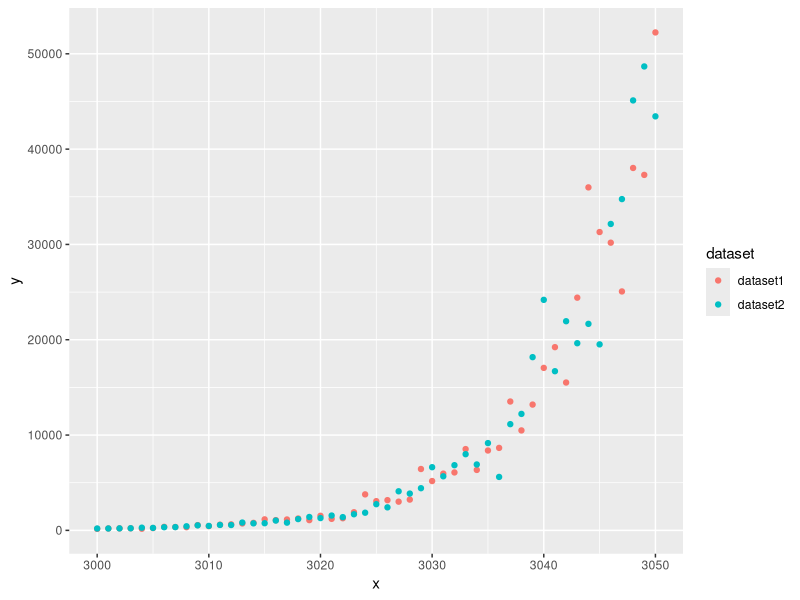
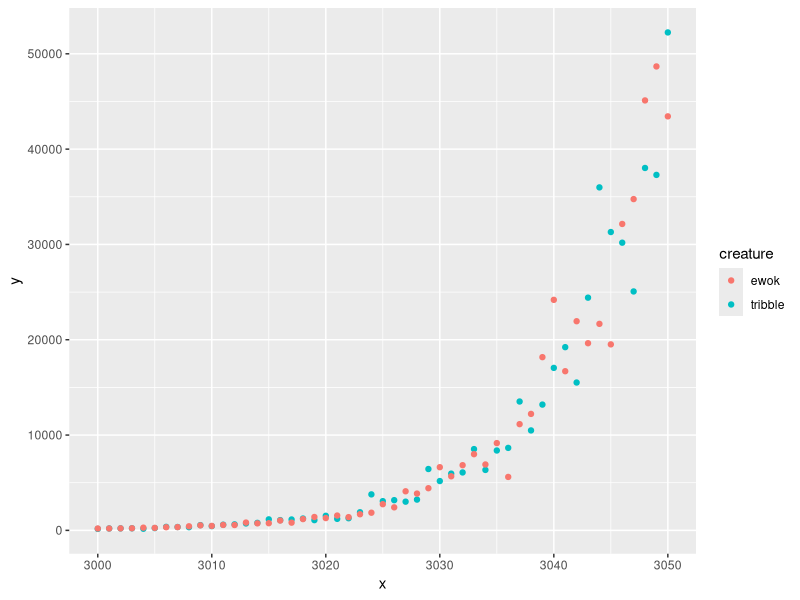
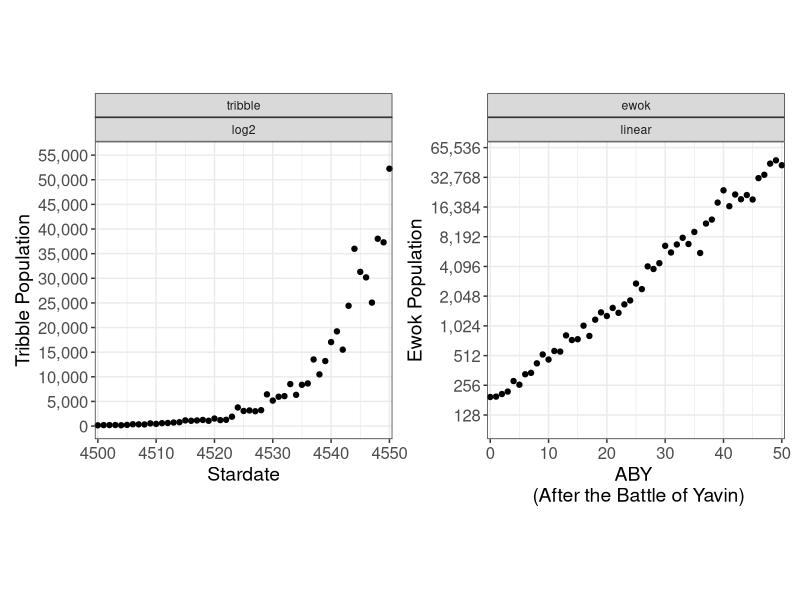
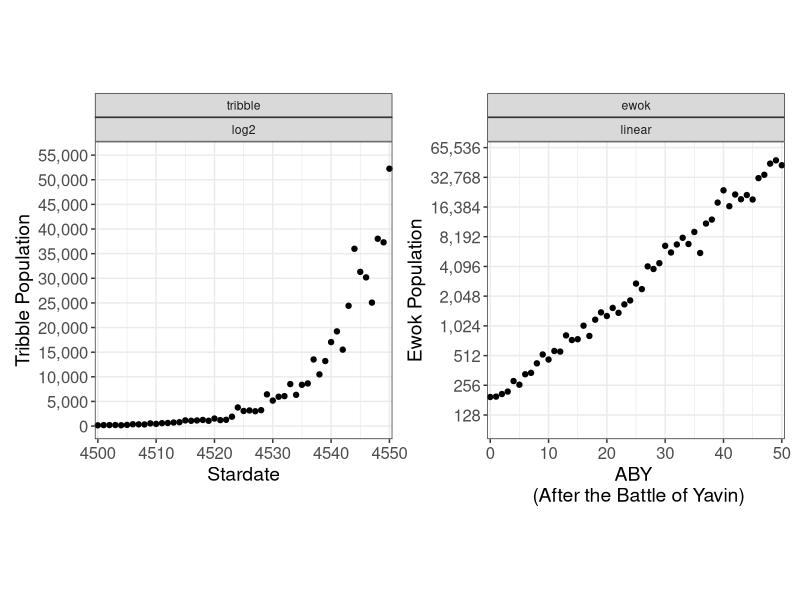
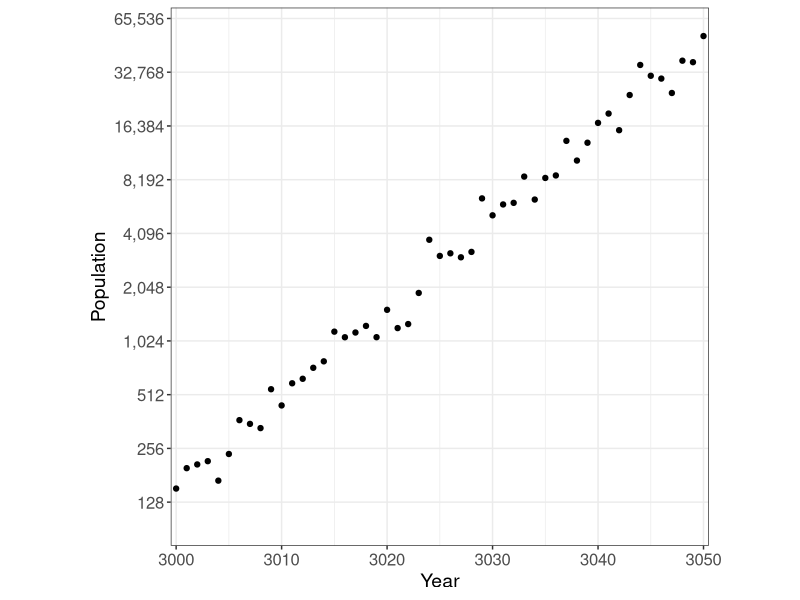
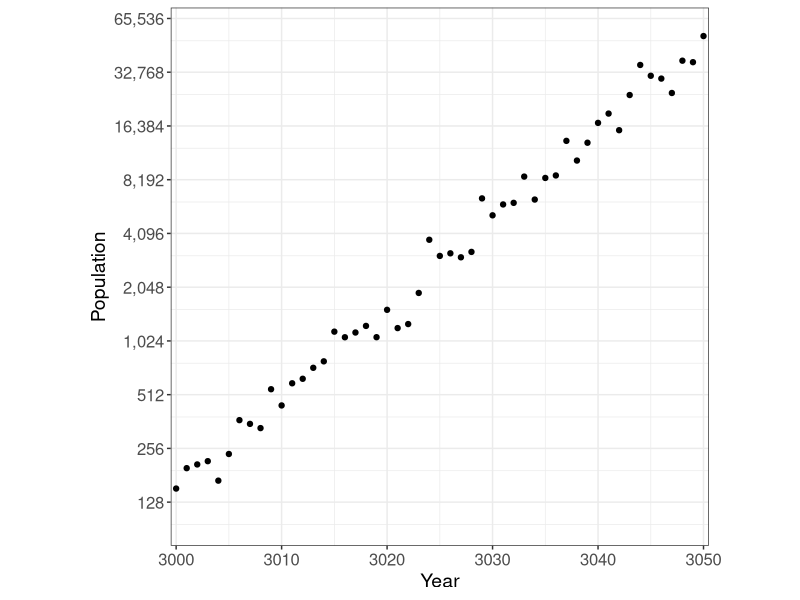
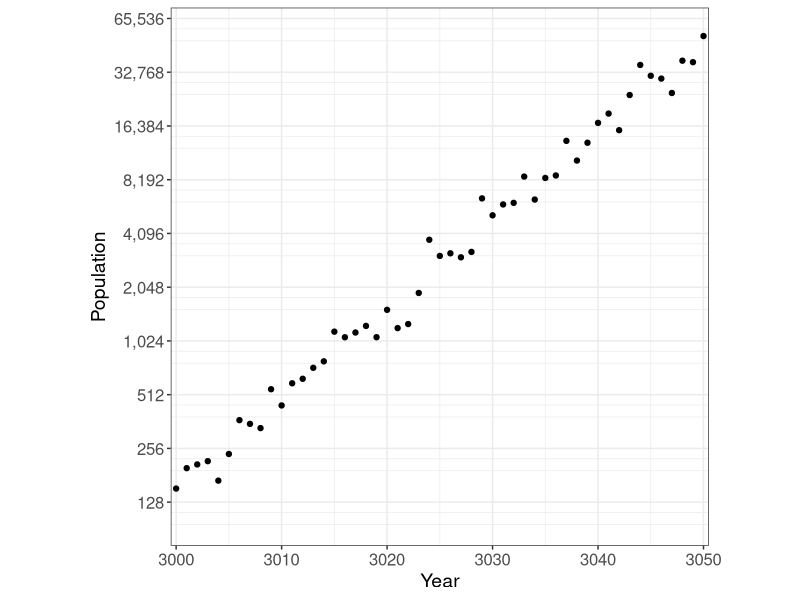
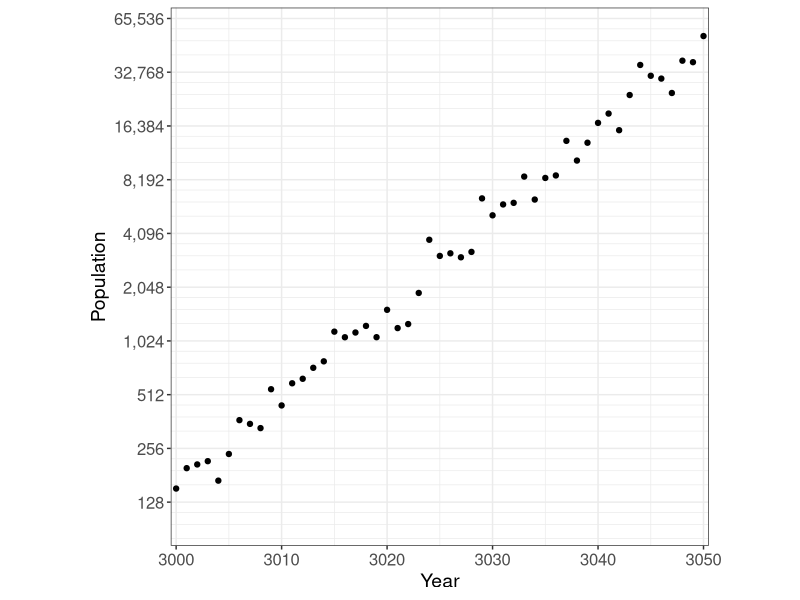

These figures' R source, in order:
library(readr)
library(tidyverse)
library(scales)
library(patchwork)

simulated_data  <- read_csv("ISU-Graphics-Group/2022-02-16-intergalactic-population-estimation/data/simulated-data.csv")

simulated_data %>%
  ggplot(aes(x = x, y = y, color = dataset)) +
  geom_point()

rand <- tibble(
  dataset = sample(c("dataset1", "dataset2"), 2, replace = F),
  creature = sample(c("tribble", "ewok"), 2, replace = F),
  scale    = sample(c("linear", "log2"), 2, replace = F)
) 

simulated_data <- rand %>%
  right_join(simulated_data, by = "dataset") %>%
  mutate(date = ifelse(creature == "tribble", x + 1500, x - 3000))
simulated_data

simulated_data %>%
  ggplot(aes(x = x, y = y, color = creature)) +
  geom_point()

# tribble plot (linear)
tribblePlot <- simulated_data %>%
  filter(creature == "tribble") %>%
  ggplot(aes(x = date, y = y)) +
  geom_point() +
  theme_bw() +
  theme(aspect.ratio = 1,
        axis.title = element_text(size = 14),
        axis.text = element_text(size = 12)
  ) +
  facet_grid(~creature + scale) +
  scale_x_continuous("Stardate", expand = c(0.01,0.01)) + 
  scale_y_continuous("Tribble Population",
                     limits = c(100, 55000),
                     breaks = seq(0, 55000, 5000),
                     labels = comma,
                     minor_breaks = c())


# ewok plot (log2)
ewokPlot <- simulated_data %>%
  filter(creature == "ewok") %>%
  ggplot(aes(x = date, y = y)) +
  geom_point() +
  theme_bw() +
  theme(aspect.ratio = 1,
        axis.title = element_text(size = 14),
        axis.text = element_text(size = 12)
  ) +
  facet_grid(~creature + scale) +
    scale_x_continuous("ABY \n (After the Battle of Yavin)", expand = c(0.01,0.01)) + 
    scale_y_continuous("Ewok Population",
                       trans = "log2",
                       limits = c(100, 55000),
                       breaks = 2^seq(0,10000,1),
                       labels = comma,
                       # minor_breaks = c(2^seq(0,10000,1) + (2^seq(0,10000,1)/2), 2^seq(0,10000,1) + 3*(2^seq(0,10000,1)/4))
                       # minor_breaks = 2^seq(0,10000,1) + (2^seq(0,10000,1)/2)
                       # minor_breaks = seq(0, 55000, 5000)
                       # minor_breaks = c(156, 312)
                       minor_breaks = c()
                       )


finalPlot <- tribblePlot + ewokPlot
finalPlot
ggsave(finalPlot, filename = "ISU-Graphics-Group/2022-02-16-intergalactic-population-estimation/images/simulated-data-plot.jpg", width = 11, height = 5)


# Breaks

baseLogPlot <- simulated_data %>%
  filter(dataset == "dataset1") %>%
  ggplot(aes(x = x, y = y)) +
  geom_point() +
  theme_bw() +
  theme(aspect.ratio = 1,
        axis.title = element_text(size = 14),
        axis.text = element_text(size = 12)
  ) +
  scale_x_continuous("Year", expand = c(0.01,0.01))

p1 <- baseLogPlot + 
  scale_y_continuous("Population",
                     trans = "log2",
                     limits = c(100, 55000),
                     breaks = 2^seq(0,10000,1),
                     labels = comma,
                     minor_breaks = c()
  )

ggsave(p1, filename = "ISU-Graphics-Group/2022-02-16-intergalactic-population-estimation/images/log-no-minor-breaks.jpg", width = 4, height = 4, dpi = 300)


p2 <- baseLogPlot + 
  scale_y_continuous("Population",
                     trans = "log2",
                     limits = c(100, 55000),
                     breaks = 2^seq(0,10000,1),
                     labels = comma,
                     minor_breaks = 2^seq(0,10000,1) + (2^seq(0,10000,1)/2)
  )
ggsave(p2, filename = "ISU-Graphics-Group/2022-02-16-intergalactic-population-estimation/images/log-half-minor-breaks.jpg", width = 4, height = 4)

p3 <- baseLogPlot + 
  scale_y_continuous("Population",
                     trans = "log2",
                     limits = c(100, 55000),
                     breaks = 2^seq(0,10000,1),
                     labels = comma,
                     minor_breaks = c(2^seq(0,10000,1) + (2^seq(0,10000,1)/2), 2^seq(0,10000,1) + 3*(2^seq(0,10000,1)/4))
  )
ggsave(p3, filename = "ISU-Graphics-Group/2022-02-16-intergalactic-population-estimation/images/log-half-threequarter-minor-breaks.jpg", width = 4, height = 4)

p4 <- baseLogPlot + 
  scale_y_continuous("Population",
                     trans = "log2",
                     limits = c(100, 55000),
                     breaks = 2^seq(0,10000,1),
                     labels = comma,
                     minor_breaks = c(2^seq(0,10000,1) + (2^seq(0,10000,1)/4), 2^seq(0,10000,1) + (2^seq(0,10000,1)/2), 2^seq(0,10000,1) + 3*(2^seq(0,10000,1)/4))
  )
ggsave(p4, filename = "ISU-Graphics-Group/2022-02-16-intergalactic-population-estimation/images/log-quarter-half-threequarter-minor-breaks.jpg", width = 4, height = 4)

p5 <- baseLogPlot + 
  scale_y_continuous("Population",
                     trans = "log2",
                     limits = c(100, 55000),
                     breaks = 2^seq(0,10000,1),
                     labels = comma)
ggsave(p5, filename = "ISU-Graphics-Group/2022-02-16-intergalactic-population-estimation/images/log-default-minor-breaks.jpg", width = 4, height = 4)
